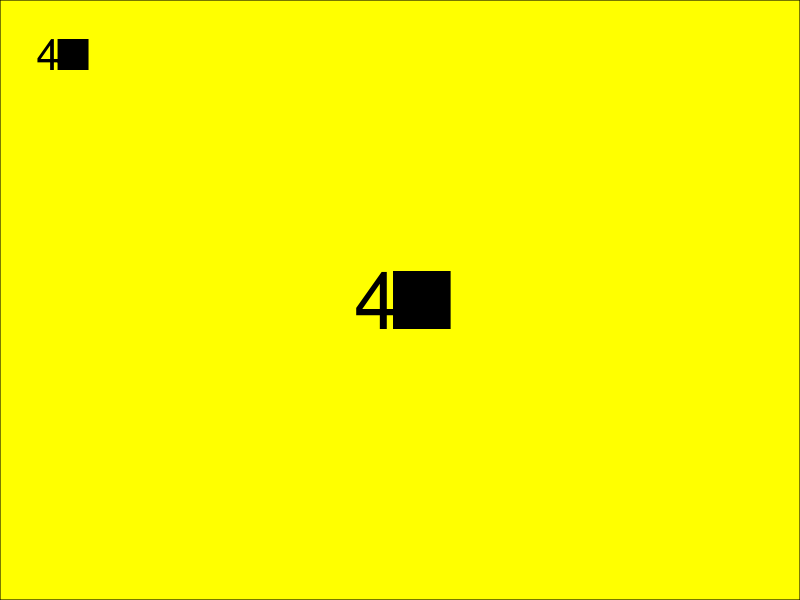

This chart was generated by the following R code: (Note: this script raises an error after producing the figure.)
library(ggplot2)
library(tibble)
library(dplyr)
library(purrr)
library(glue)

make_card <- function(a, bgcolour, fontcolor) {
  layout <- tibble(x = c(0,0,1,1,0.5), 
                   y = c(0,0.95,0,1,0.5), 
                   text = c('', a, '', '', a),
                   fontsize = c(1,6,1,1,20),
                   just = c('left', 'left', 'right', 'right', 'center'), 
                   colour = as.factor(c(1, 2, 3, 4, 5)))
  
  card <- layout %>%
    ggplot(aes(x = x, y = y)) +
    geom_text(aes(label = text, size = fontsize, hjust = just, colour = colour),
              alpha = 1) +
    guides(size = F, colour = F) +
    scale_size(range=c(1,20)) +
    scale_colour_manual(values=c('black', fontcolor, 'red', 'blue', fontcolor)) +
    theme_void() +
    theme(plot.background = element_rect(fill = bgcolour))
  
  ggsave(glue('card_{a}.png'), width = 64, height = 100, units = 'mm')
}

make_card('4\u25a0', 'yellow', 'black')

walk(letters, make_card)
